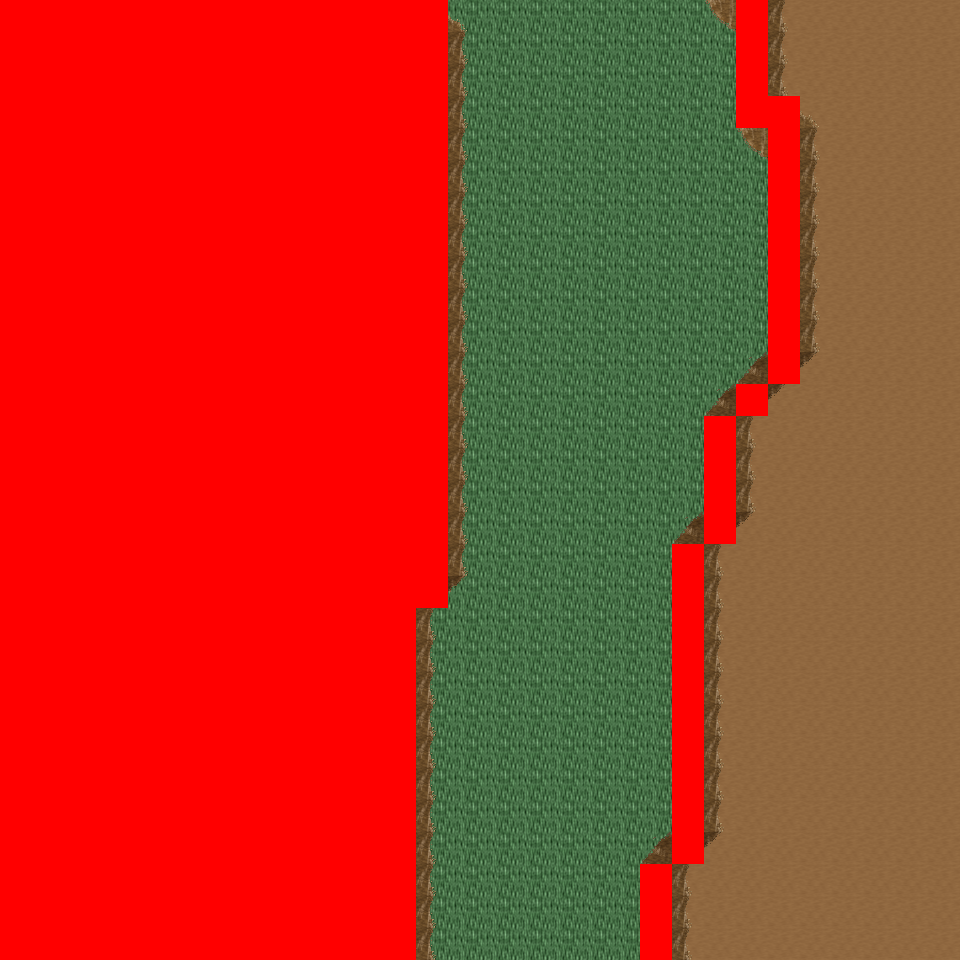

Rendered tile map (Tiled .tmx) drawn with the repository's tilesets; below, a short description and the map source with its tile grids summarised:
An orthogonal 30x30 tile map with 32x32 px tiles, 6 tile layers (Ground, Object, Object2, Above, ...), 14 tilesets and 5 objects (5x mapExit).

<map version="1.0" orientation="orthogonal" renderorder="right-down" width="30" height="30" tilewidth="32" tileheight="32" nextobjectid="6">
  <tileset firstgid="1" name="tileset_logic_collision" tilewidth="32" tileheight="32" tilecount="1" columns="1">
    <image source="../drawable/tileset_logic_collision.png" width="32" height="32" />
  </tileset>
  <tileset firstgid="2" name="tileset_ground_ground" tilewidth="32" tileheight="32" tilecount="33" columns="3">
    <image source="../drawable/tileset_ground_ground.png" width="96" height="352" />
  </tileset>
  <tileset firstgid="35" name="tileset_ground_ridge_earth_pale" tilewidth="32" tileheight="32" tilecount="96" columns="12">
    <image source="../drawable/tileset_ground_ridge_earth_pale.png" width="384" height="256" />
  </tileset>
  <tileset firstgid="131" name="tileset_ground_ridge_earth_dark" tilewidth="32" tileheight="32" tilecount="96" columns="12">
    <image source="../drawable/tileset_ground_ridge_earth_dark.png" width="384" height="256" />
  </tileset>
  <tileset firstgid="227" name="tileset_terrain_desert" tilewidth="32" tileheight="32" tilecount="88" columns="8">
    <image source="../drawable/tileset_terrain_desert.png" width="256" height="352" />
  </tileset>
  <tileset firstgid="315" name="tileset_plant_tree_tree_darkgreen" tilewidth="32" tileheight="32" tilecount="88" columns="8">
    <image source="../drawable/tileset_plant_tree_tree_darkgreen.png" width="256" height="352" />
  </tileset>
  <tileset firstgid="403" name="tileset_building_tan_building" tilewidth="32" tileheight="32" tilecount="24" columns="4">
    <image source="../drawable/tileset_building_tan_building.png" width="128" height="192" />
  </tileset>
  <tileset firstgid="427" name="tileset_plant_cactus_2" tilewidth="32" tileheight="32" tilecount="10" columns="5">
    <image source="../drawable/tileset_plant_cactus_2.png" width="160" height="64" />
  </tileset>
  <tileset firstgid="437" name="tileset_ground_sand_2" tilewidth="32" tileheight="32" tilecount="15" columns="5">
    <image source="../drawable/tileset_ground_sand_2.png" width="160" height="96" />
  </tileset>
  <tileset firstgid="452" name="tileset_object_stone_well" tilewidth="32" tileheight="32" tilecount="6" columns="2">
    <image source="../drawable/tileset_object_stone_well.png" width="64" height="96" />
  </tileset>
  <tileset firstgid="458" name="tileset_plant_tree_banana_tree" tilewidth="32" tileheight="32" tilecount="40" columns="4">
    <image source="../drawable/tileset_plant_tree_banana_tree.png" width="128" height="320" />
  </tileset>
  <tileset firstgid="498" name="tileset_ground_sand_edges" tilewidth="32" tileheight="32" tilecount="15" columns="5">
    <image source="../drawable/tileset_ground_sand_edges.png" width="160" height="96" />
  </tileset>
  <tileset firstgid="513" name="tileset_building_window_window_centered" tilewidth="32" tileheight="32" tilecount="1" columns="1">
    <image source="../drawable/tileset_building_window_window_centered.png" width="32" height="32" />
  </tileset>
  <tileset firstgid="514" name="tileset_building_door_closed" tilewidth="32" tileheight="32" tilecount="1" columns="1">
    <image source="../drawable/tileset_building_door_closed.png" width="32" height="32" />
  </tileset>
  <layer name="Ground" width="30" height="30">
    <data>[900 cells, 900 non-empty, 3 distinct tile ids]</data>
  </layer>
  <layer name="Object" width="30" height="30">
    <data>[900 cells, 198 non-empty, 24 distinct tile ids]</data>
  </layer>
  <layer name="Object2" width="30" height="30">
    <data>[900 cells, 0 non-empty, 0 distinct tile ids]</data>
  </layer>
  <layer name="Above" width="30" height="30">
    <data>[900 cells, 228 non-empty, 22 distinct tile ids]</data>
  </layer>
  <layer name="Above2" width="30" height="30">
    <data>[900 cells, 0 non-empty, 0 distinct tile ids]</data>
  </layer>
  <layer name="Walkable" width="30" height="30">
    <data>[900 cells, 440 non-empty, 1 distinct tile ids]</data>
  </layer>
  <objectgroup name="MapEvents">
    <object id="1" name="north" type="mapExit" x="448" y="0" width="288" height="32">
      <properties>
        <property name="map" value="level_0_x0_y146" />
        <property name="x" value="14" />
        <property name="y" value="28" />
      </properties>
    </object>
    <object id="2" name="north2" type="mapExit" x="768" y="0" width="192" height="32">
      <properties>
        <property name="map" value="level_0_x0_y146" />
        <property name="x" value="24" />
        <property name="y" value="28" />
      </properties>
    </object>
    <object id="3" name="south" type="mapExit" x="416" y="928" width="224" height="32">
      <properties>
        <property name="map" value="level_0_x0_y148" />
        <property name="x" value="13" />
        <property name="y" value="1" />
      </properties>
    </object>
    <object id="4" name="south2" type="mapExit" x="672" y="928" width="288" height="32">
      <properties>
        <property name="map" value="level_0_x0_y148" />
        <property name="x" value="21" />
        <property name="y" value="1" />
      </properties>
    </object>
    <object id="5" name="east" type="mapExit" x="928" y="0" width="32" height="960">
      <properties>
        <property name="map" value="level_0_x1_y147" />
        <property name="x" value="1" />
        <property name="y" value="0" />
      </properties>
    </object>
  </objectgroup>
</map>
